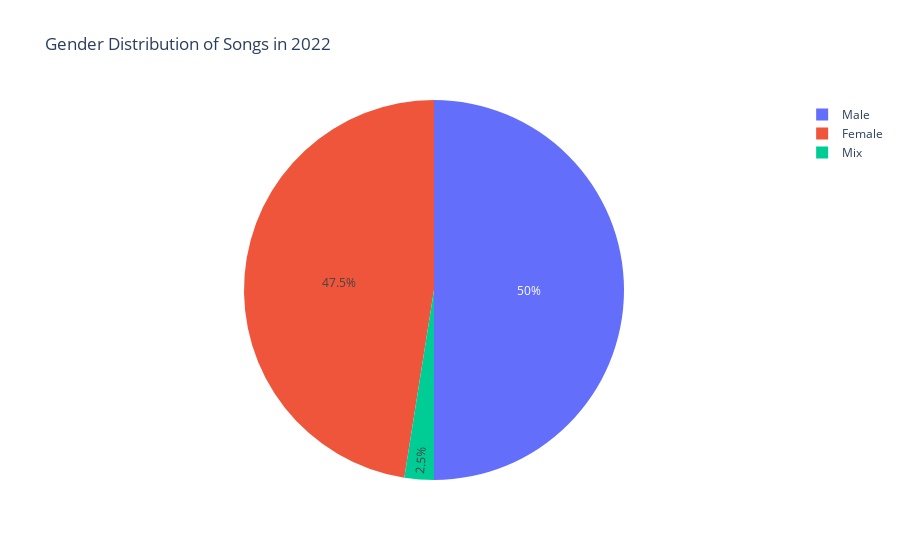

Notebook source saved alongside this figure:
### Code cell
import plotly.express as px
import pandas as pd

# Load data
song_data = pd.read_csv("song_data_processed.csv")

# Filter data for 2022
df = song_data.loc[song_data['year'] == 2022]

# Group data by gender and count the number of occurrences
gender_counts = df['gender'].value_counts().reset_index()

# Rename columns for clarity
gender_counts.columns = ['gender', 'count']

# Create pie chart
fig = px.pie(gender_counts, values='count', names='gender', title="Gender Distribution of Songs in 2022")

# Show plot
fig.show()

fig.write_html("test.html")

### Figure 1 — Plotly figure (JSON) as saved in the notebook; plotly's stock layout.template omitted (floating-point values rounded to 4 significant figures)
{"data": [{"domain": {"x": [0, 1], "y": [0, 1]}, "hovertemplate": "gender=%{label}<br>count=%{value}<extra></extra>", "labels": ["Male", "Female", "Mix"], "legendgroup": "", "name": "", "showlegend": true, "type": "pie", "values": [20, 19, 1]}], "layout": {"legend": {"tracegroupgap": 0}, "title": {"text": "Gender Distribution of Songs in 2022"}}}
